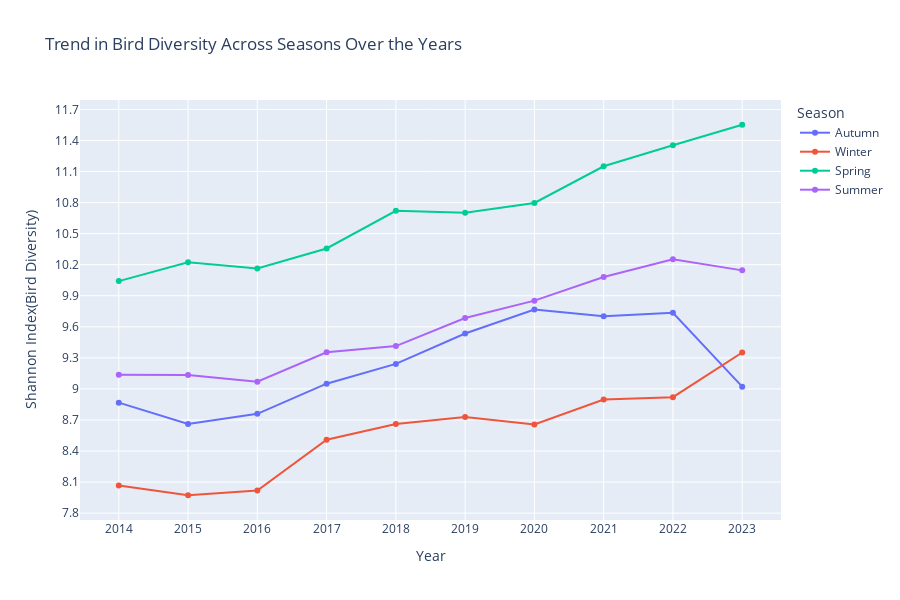

The notebook cell saved with this chart:
### Code cell
fig = px.line(viz_df.sort_values(by="OBSERVATION YEAR"), x='OBSERVATION YEAR', y='shannon_index', color='Season',
             title='Trend in Bird Diversity Across Seasons Over the Years',
             labels={'OBSERVATION YEAR': 'Year', 'shannon_index': 'Shannon Index(Bird Diversity)'},markers=True, height = 600)
fig.update_layout(xaxis=dict(tickmode='linear', dtick=1))
fig.update_layout(yaxis=dict(tickmode='linear', dtick=0.3))
fig.show()

### Figure 1 — Plotly figure (JSON) as saved in the notebook; plotly's stock layout.template omitted (floating-point values rounded to 4 significant figures)
{"data": [{"hovertemplate": "Season=Autumn<br>Year=%{x}<br>Shannon Index(Bird Diversity)=%{y}<extra></extra>", "legendgroup": "Autumn", "line": {"color": "#636efa", "dash": "solid"}, "marker": {"symbol": "circle"}, "mode": "markers+lines", "name": "Autumn", "orientation": "v", "showlegend": true, "type": "scatter", "x": [2014, 2015, 2016, 2017, 2018, 2019, 2020, 2021, 2022, 2023], "xaxis": "x", "y": [8.867, 8.662, 8.759, 9.05, 9.242, 9.535, 9.767, 9.701, 9.734, 9.022], "yaxis": "y"}, {"hovertemplate": "Season=Winter<br>Year=%{x}<br>Shannon Index(Bird Diversity)=%{y}<extra></extra>", "legendgroup": "Winter", "line": {"color": "#EF553B", "dash": "solid"}, "marker": {"symbol": "circle"}, "mode": "markers+lines", "name": "Winter", "orientation": "v", "showlegend": true, "type": "scatter", "x": [2014, 2015, 2016, 2017, 2018, 2019, 2020, 2021, 2022, 2023], "xaxis": "x", "y": [8.067, 7.973, 8.019, 8.51, 8.66, 8.729, 8.657, 8.897, 8.92, 9.352], "yaxis": "y"}, {"hovertemplate": "Season=Spring<br>Year=%{x}<br>Shannon Index(Bird Diversity)=%{y}<extra></extra>", "legendgroup": "Spring", "line": {"color": "#00cc96", "dash": "solid"}, "marker": {"symbol": "circle"}, "mode": "markers+lines", "name": "Spring", "orientation": "v", "showlegend": true, "type": "scatter", "x": [2014, 2015, 2016, 2017, 2018, 2019, 2020, 2021, 2022, 2023], "xaxis": "x", "y": [10.04, 10.22, 10.16, 10.36, 10.72, 10.7, 10.8, 11.15, 11.35, 11.55], "yaxis": "y"}, {"hovertemplate": "Season=Summer<br>Year=%{x}<br>Shannon Index(Bird Diversity)=%{y}<extra></extra>", "legendgroup": "Summer", "line": {"color": "#ab63fa", "dash": "solid"}, "marker": {"symbol": "circle"}, "mode": "markers+lines", "name": "Summer", "orientation": "v", "showlegend": true, "type": "scatter", "x": [2014, 2015, 2016, 2017, 2018, 2019, 2020, 2021, 2022, 2023], "xaxis": "x", "y": [9.137, 9.135, 9.069, 9.353, 9.413, 9.685, 9.853, 10.08, 10.25, 10.14], "yaxis": "y"}], "layout": {"height": 600, "legend": {"title": {"text": "Season"}, "tracegroupgap": 0}, "title": {"text": "Trend in Bird Diversity Across Seasons Over the Years"}, "xaxis": {"anchor": "y", "domain": [0, 1], "dtick": 1, "tickmode": "linear", "title": {"text": "Year"}}, "yaxis": {"anchor": "x", "domain": [0, 1], "dtick": 0.3, "tickmode": "linear", "title": {"text": "Shannon Index(Bird Diversity)"}}}}
